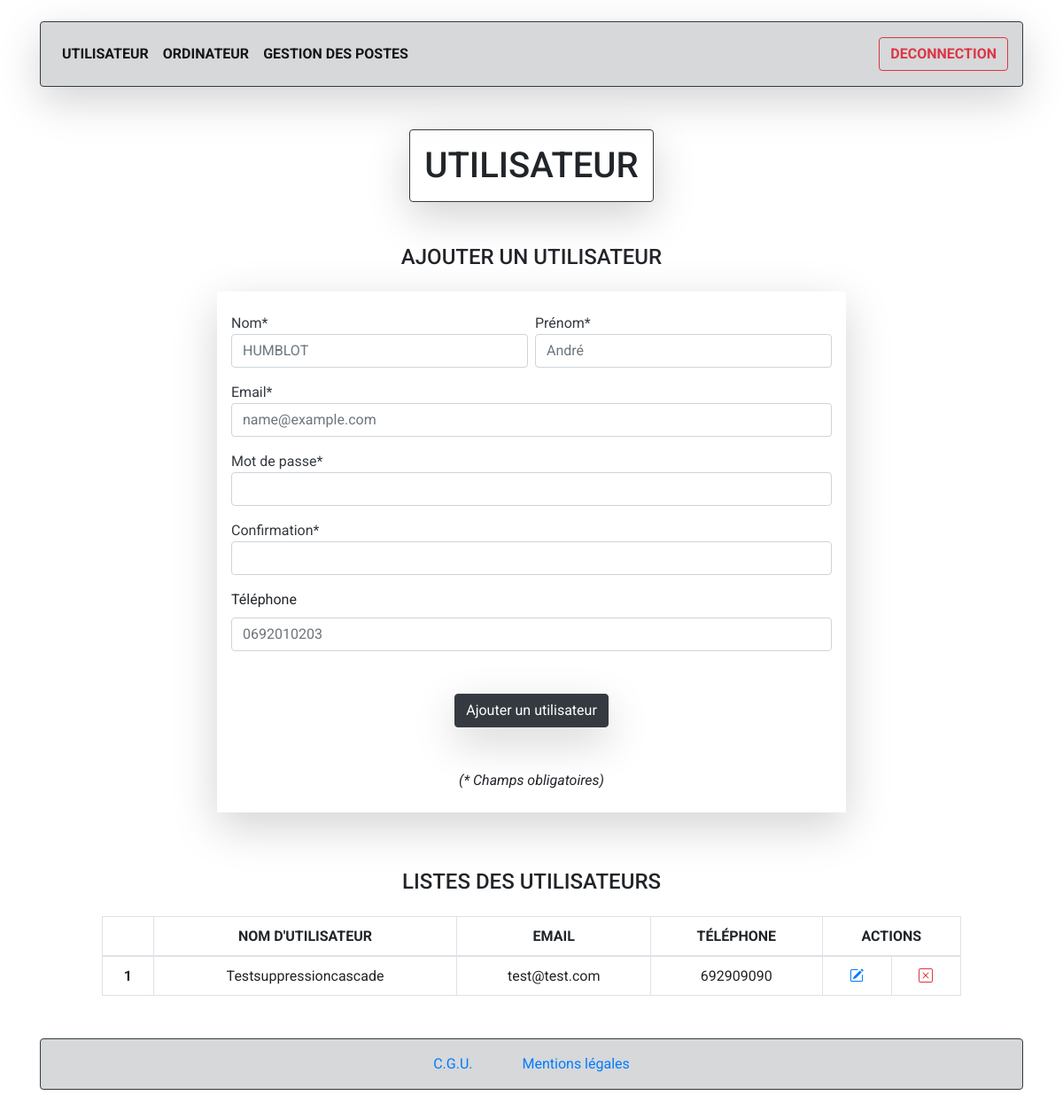
Before: /src/pages/admin/user-gestion.php with the older database file.
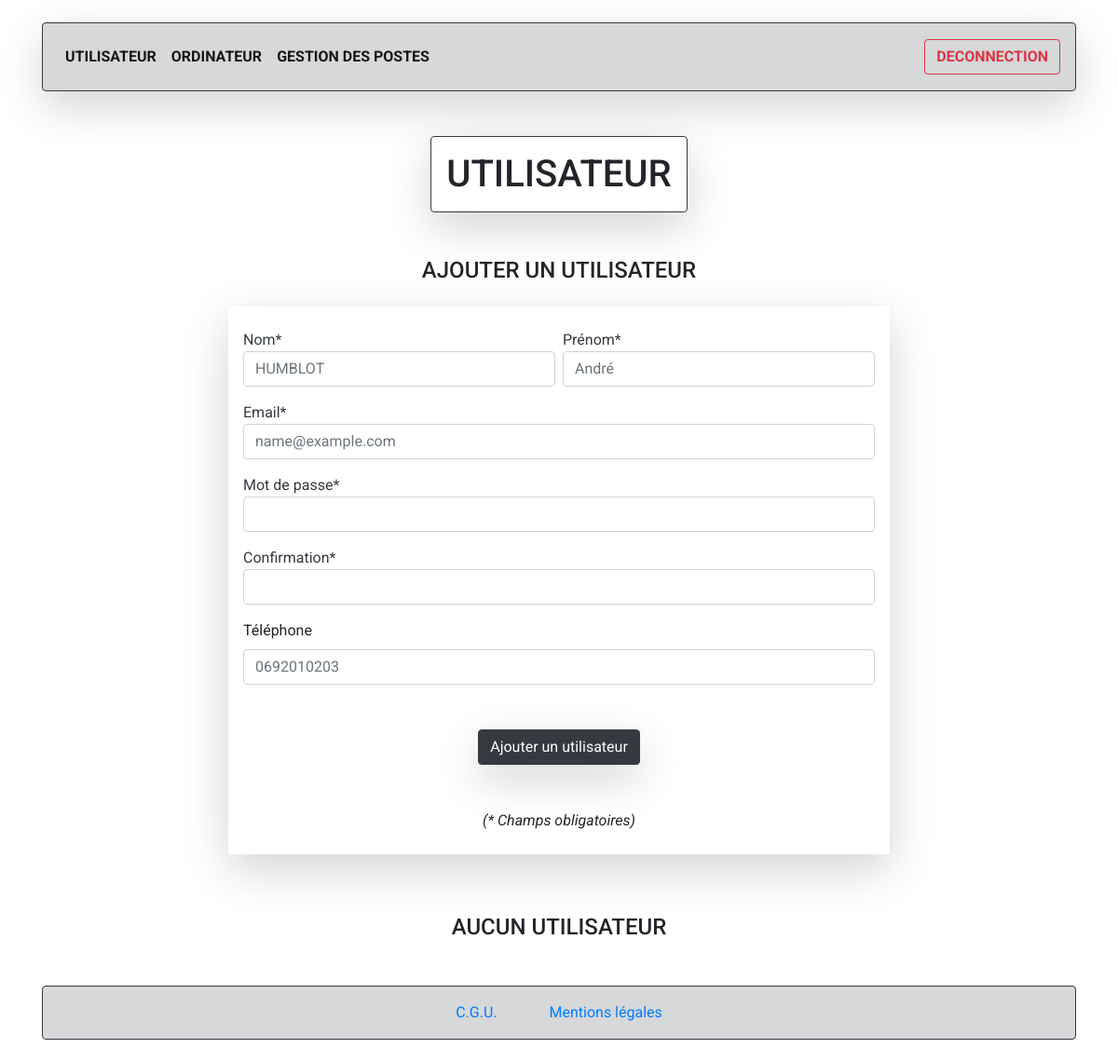
After: the same page with the newer database file.
### tables this page shows
CREATE TABLE `users` (
  `id` int(10) UNSIGNED NOT NULL,
  `first_name` varchar(255) NOT NULL,
  `last_name` varchar(255) NOT NULL,
  `email` varchar(100) NOT NULL,
  `password` varchar(200) NOT NULL,
  `phone` int(20) NOT NULL,
  `created` timestamp NOT NULL DEFAULT CURRENT_TIMESTAMP,
  `update_at` timestamp NULL DEFAULT NULL
);

### src/controller/admin-function.php (called while the page is built, shortened)
<?php
function readUsers()
{
    global $db_connect;
    $sql = "SELECT * FROM users";
    $query = $db_connect->query($sql);
    $users = $query->fetch_all(MYSQLI_ASSOC);
    return $users;
}

### src/pages/admin/user-gestion.php (the view, shortened to what the changed rows need)
<?php
require '../../layout/head.php';
require '../../../config/local-server.php';
require '../../controller/admin-function.php';
$users = readUsers();
?>
</head>
<body>
    <div class="container d-flex justify-content-center">
        <div>
            <h1 class="shadow-lg p-3 mb-5 border border-dark rounded ">UTILISATEUR</h1>
        </div>
    </div>
    <section class="container col-10 mb-5">
        <div>
            <?php if (empty($users)) : ?>
                <h4 class="text-center mb-4">AUCUN UTILISATEUR</h4>
            <?php else : ?>
                <h4 class="text-center mb-4">LISTES DES UTILISATEURS</h4>
                <table class="table table-bordered  text-center">
                    <thead class="text-uppercase">
                        <tr>
                            <th scope="col"></th>
                            <th scope="col">nom d'utilisateur</th>
                            <th scope="col">email</th>
                            <th scope="col">Téléphone</th>
                            <th colspan="2">actions</th>
                        </tr>
                    </thead>
                    <tbody>
                        <?php foreach ($users as $key => $user) : ?>
                            <div class="user">
                                <tr>
                                    <th scope="row"><?php echo $key + 1; ?></th>
                                    <td class="align-middle "><?php echo $user['last_name']; ?></td>
                                    <td class="align-middle " style="font-size:2vh;"><?php echo $user['email']; ?></td>
                                    <td class="align-middle " style="font-size:2vh;"><?php echo $user['phone']; ?></td>
                                    <td class="align-middle">
                                        <a class="" href="user-gestion.php?edit-user=<?php echo $user['id']; ?>" role="button">
                                        </a>
                                    </td>
                                    <td class="align-middle">
                                        <a class="text-danger" href="user-gestion.php?delete-user=<?php echo $user['id']; ?>" role="button">
                                        </a>
                                    </td>
                                </tr>
                            </div>
                        <?php endforeach; ?>
                    </tbody>
                </table>
            <?php endif; ?>
        </div>
    </section>
</body>
</html>

Changed rows visible on the page:
removed users: last_name "Testsuppressioncascade", email "test@test.com", phone "692909090"
Other visible differences:
text no longer shown: "LISTES DES UTILISATEURS NOM D'UTILISATEUR EMAIL TÉLÉPHONE ACTIONS"
text now shown: "AUCUN UTILISATEUR"
